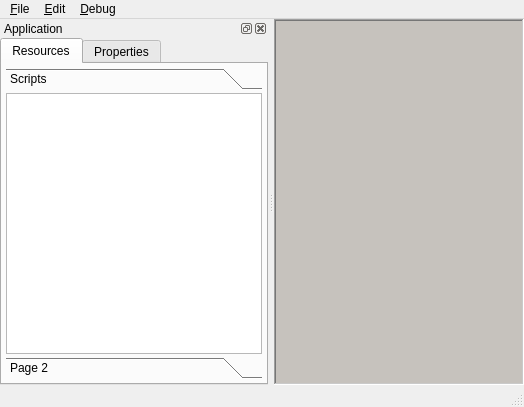
<?xml version="1.0" encoding="UTF-8"?>
<ui version="4.0">
 <class>FormMain</class>
 <widget class="QMainWindow" name="FormMain">
  <property name="geometry">
   <rect>
    <x>0</x>
    <y>0</y>
    <width>524</width>
    <height>407</height>
   </rect>
  </property>
  <property name="windowTitle">
   <string>eos.toolkit</string>
  </property>
  <widget class="QWidget" name="centralwidget">
   <layout class="QVBoxLayout" name="verticalLayout">
    <property name="margin">
     <number>0</number>
    </property>
    <item>
     <widget class="QMdiArea" name="mdiArea">
      <property name="frameShape">
       <enum>QFrame::WinPanel</enum>
      </property>
      <property name="frameShadow">
       <enum>QFrame::Sunken</enum>
      </property>
      <property name="lineWidth">
       <number>1</number>
      </property>
      <property name="midLineWidth">
       <number>0</number>
      </property>
      <property name="background">
       <brush brushstyle="SolidPattern">
        <color alpha="255">
         <red>198</red>
         <green>194</green>
         <blue>189</blue>
        </color>
       </brush>
      </property>
      <property name="viewMode">
       <enum>QMdiArea::TabbedView</enum>
      </property>
      <property name="documentMode">
       <bool>true</bool>
      </property>
      <property name="tabShape">
       <enum>QTabWidget::Rounded</enum>
      </property>
      <property name="tabPosition">
       <enum>QTabWidget::North</enum>
      </property>
     </widget>
    </item>
   </layout>
  </widget>
  <widget class="QMenuBar" name="menubar">
   <property name="geometry">
    <rect>
     <x>0</x>
     <y>0</y>
     <width>524</width>
     <height>22</height>
    </rect>
   </property>
   <widget class="QMenu" name="menu_File">
    <property name="title">
     <string>&amp;File</string>
    </property>
    <addaction name="action_Quit"/>
   </widget>
   <widget class="QMenu" name="menu_Debugger">
    <property name="title">
     <string>&amp;Debug</string>
    </property>
    <addaction name="actionMessages_Log_Inspector"/>
   </widget>
   <widget class="QMenu" name="menuEdit">
    <property name="title">
     <string>&amp;Edit</string>
    </property>
    <addaction name="actionScript_Editor"/>
   </widget>
   <addaction name="menu_File"/>
   <addaction name="menuEdit"/>
   <addaction name="menu_Debugger"/>
  </widget>
  <widget class="QStatusBar" name="statusbar"/>
  <widget class="QDockWidget" name="dockWidget">
   <property name="allowedAreas">
    <set>Qt::LeftDockWidgetArea|Qt::RightDockWidgetArea</set>
   </property>
   <property name="windowTitle">
    <string>Application</string>
   </property>
   <attribute name="dockWidgetArea">
    <number>1</number>
   </attribute>
   <widget class="QWidget" name="dockWidgetContents">
    <layout class="QVBoxLayout" name="verticalLayout_2">
     <property name="margin">
      <number>0</number>
     </property>
     <item>
      <widget class="QTabWidget" name="tabWidget">
       <property name="currentIndex">
        <number>0</number>
       </property>
       <widget class="QWidget" name="tab">
        <attribute name="title">
         <string>Resources</string>
        </attribute>
        <layout class="QVBoxLayout" name="verticalLayout_3">
         <property name="margin">
          <number>4</number>
         </property>
         <item>
          <widget class="QToolBox" name="toolBox">
           <property name="frameShape">
            <enum>QFrame::NoFrame</enum>
           </property>
           <property name="currentIndex">
            <number>0</number>
           </property>
           <property name="tabSpacing">
            <number>3</number>
           </property>
           <widget class="QWidget" name="page">
            <property name="geometry">
             <rect>
              <x>0</x>
              <y>0</y>
              <width>256</width>
              <height>248</height>
             </rect>
            </property>
            <attribute name="label">
             <string>Scripts</string>
            </attribute>
            <layout class="QVBoxLayout" name="verticalLayout_4">
             <property name="margin">
              <number>0</number>
             </property>
             <item>
              <widget class="QListWidget" name="listWidget"/>
             </item>
            </layout>
           </widget>
           <widget class="QWidget" name="page_2">
            <property name="geometry">
             <rect>
              <x>0</x>
              <y>0</y>
              <width>96</width>
              <height>26</height>
             </rect>
            </property>
            <attribute name="label">
             <string>Page 2</string>
            </attribute>
           </widget>
          </widget>
         </item>
        </layout>
       </widget>
       <widget class="QWidget" name="tab_2">
        <attribute name="title">
         <string>Properties</string>
        </attribute>
       </widget>
      </widget>
     </item>
    </layout>
   </widget>
  </widget>
  <action name="action_Quit">
   <property name="text">
    <string>&amp;Quit</string>
   </property>
  </action>
  <action name="actionMessages_Log_Inspector">
   <property name="text">
    <string>Messages Log Inspector</string>
   </property>
  </action>
  <action name="actionScript_Editor">
   <property name="text">
    <string>Script Editor</string>
   </property>
  </action>
 </widget>
 <resources/>
 <connections/>
</ui>
